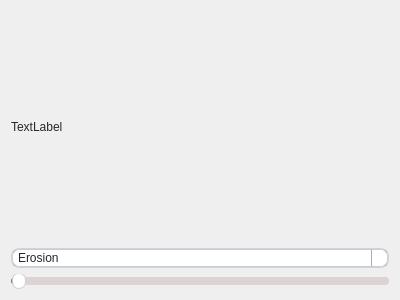
 <widget class="QWidget" name="Form">
  <property name="geometry">
   <rect>
    <x>0</x>
    <y>0</y>
    <width>400</width>
    <height>300</height>
   </rect>
  </property>
  <property name="windowTitle">
   <string>Form</string>
  </property>
  <property name="styleSheet">
   <string notr="true">/*
 * MacOS Style Sheet for QT Applications
 * Author: Jaime A. Quiroga P.
 * Company: GTRONICK
 * Last updated: 25/12/2020, 23:10.
 * Available at: https://github.com/GTRONICK/QSS/blob/master/MacOS.qss
 */
QMainWindow {
    background-color:#ececec;
}
QPushButton, QToolButton, QCommandLinkButton{
    padding: 0 5px 0 5px;
    border-style: solid;
    border-top-color: qlineargradient(spread:pad, x1:0, y1:0, x2:0, y2:1, stop:0 #c1c9cf, stop:1 #d2d8dd);
    border-right-color: qlineargradient(spread:pad, x1:1, y1:0, x2:0, y2:0, stop:0 #c1c9cf, stop:1 #d2d8dd);
    border-bottom-color: qlineargradient(spread:pad, x1:0, y1:1, x2:0, y2:0, stop:0 #c1c9cf, stop:1 #d2d8dd);
    border-left-color: qlineargradient(spread:pad, x1:0, y1:0, x2:1, y2:0, stop:0 #c1c9cf, stop:1 #d2d8dd);
    border-width: 2px;
    border-radius: 8px;
    color: #616161;
    font-weight: bold;
    background-color: qlineargradient(spread:pad, x1:0.5, y1:0, x2:0.5, y2:1, stop:0 #fbfdfd, stop:0.5 #ffffff, stop:1 #fbfdfd);
}
QPushButton::default, QToolButton::default, QCommandLinkButton::default{
    border: 2px solid transparent;
    color: #FFFFFF;
    background-color: qlineargradient(spread:pad, x1:0.5, y1:0, x2:0.5, y2:1, stop:0 #84afe5, stop:1 #1168e4);
}
QPushButton:hover, QToolButton:hover, QCommandLinkButton:hover{
    color: #3d3d3d;
}
QPushButton:pressed, QToolButton:pressed, QCommandLinkButton:pressed{
    color: #aeaeae;
    background-color: qlineargradient(spread:pad, x1:0.5, y1:0, x2:0.5, y2:1, stop:0 #ffffff, stop:0.5 #fbfdfd, stop:1 #ffffff);
}
QPushButton:disabled, QToolButton:disabled, QCommandLinkButton:disabled{
    color: #616161;
    background-color: qlineargradient(spread:pad, x1:0.5, y1:0, x2:0.5, y2:1, stop:0 #dce7eb, stop:0.5 #e0e8eb, stop:1 #dee7ec);
}
QLineEdit, QTextEdit, QPlainTextEdit, QSpinBox, QDoubleSpinBox, QTimeEdit, QDateEdit, QDateTimeEdit {
    border-width: 2px;
    border-radius: 8px;
    border-style: solid;
    border-top-color: qlineargradient(spread:pad, x1:0.5, y1:1, x2:0.5, y2:0, stop:0 #c1c9cf, stop:1 #d2d8dd);
    border-right-color: qlineargradient(spread:pad, x1:0, y1:0, x2:1, y2:0, stop:0 #c1c9cf, stop:1 #d2d8dd);
    border-bottom-color: qlineargradient(spread:pad, x1:0.5, y1:0, x2:0.5, y2:1, stop:0 #c1c9cf, stop:1 #d2d8dd);
    border-left-color: qlineargradient(spread:pad, x1:1, y1:0, x2:0, y2:0, stop:0 #c1c9cf, stop:1 #d2d8dd);
    background-color: #f4f4f4;
    color: #3d3d3d;
}
QLineEdit:focus, QTextEdit:focus, QPlainTextEdit:focus, QSpinBox:focus, QDoubleSpinBox:focus, QTimeEdit:focus, QDateEdit:focus, QDateTimeEdit:focus {
    border-width: 2px;
    border-radius: 8px;
    border-style: solid;
    border-top-color: qlineargradient(spread:pad, x1:0.5, y1:1, x2:0.5, y2:0, stop:0 #85b7e3, stop:1 #9ec1db);
    border-right-color: qlineargradient(spread:pad, x1:0, y1:0, x2:1, y2:0, stop:0 #85b7e3, stop:1 #9ec1db);
    border-bottom-color: qlineargradient(spread:pad, x1:0.5, y1:0, x2:0.5, y2:1, stop:0 #85b7e3, stop:1 #9ec1db);
    border-left-color: qlineargradient(spread:pad, x1:1, y1:0, x2:0, y2:0, stop:0 #85b7e3, stop:1 #9ec1db);
    background-color: #f4f4f4;
    color: #3d3d3d;
}
QLineEdit:disabled, QTextEdit:disabled, QPlainTextEdit:disabled, QSpinBox:disabled, QDoubleSpinBox:disabled, QTimeEdit:disabled, QDateEdit:disabled, QDateTimeEdit:disabled {
    color: #b9b9b9;
}
QSpinBox::up-button, QDoubleSpinBox::up-button, QTimeEdit::up-button, QDateEdit::up-button, QDateTimeEdit::up-button {
    subcontrol-origin: padding;
    subcontrol-position: top right;
    width: 15px;
    color: #272727;
    border-left-width: 1px;
    border-left-color: darkgray;
    border-left-style: solid;
    border-top-right-radius: 3px;
    padding: 3px;
}
QSpinBox::down-button, QDoubleSpinBox::down-button, QTimeEdit::down-button, QDateEdit::down-button, QDateTimeEdit::down-button {
    subcontrol-origin: padding;
    subcontrol-position: bottom right;
    width: 15px;
    color: #272727;
    border-left-width: 1px;
    border-left-color: darkgray;
    border-left-style: solid;
    border-bottom-right-radius: 3px;
    padding: 3px;
}
QSpinBox::up-button:pressed, QDoubleSpinBox::up-button:pressed, QTimeEdit::up-button:pressed, QDateEdit::up-button:pressed, QDateTimeEdit::up-button:pressed {
    color: #aeaeae;
    background-color: qlineargradient(spread:pad, x1:0.5, y1:0, x2:0.5, y2:1, stop:0 #ffffff, stop:0.5 #fbfdfd, stop:1 #ffffff);
}
QSpinBox::down-button:pressed, QDoubleSpinBox::down-button:pressed, QTimeEdit::down-button:pressed, QDateEdit::down-button:pressed, QDateTimeEdit::down-button:pressed {
    color: #aeaeae;
    background-color: qlineargradient(spread:pad, x1:0.5, y1:0, x2:0.5, y2:1, stop:0 #ffffff, stop:0.5 #fbfdfd, stop:1 #ffffff);
}
QSpinBox::up-button:hover, QDoubleSpinBox::up-button:hover, QTimeEdit::up-button:hover, QDateEdit::up-button:hover, QDateTimeEdit::up-button:hover {
    color: #FFFFFF;
    border-top-right-radius: 5px;
    background-color: qlineargradient(spread:pad, x1:0.5, y1:0, x2:0.5, y2:1, stop:0 #84afe5, stop:1 #1168e4);
    
}
QSpinBox::down-button:hover, QDoubleSpinBox::down-button:hover, QTimeEdit::down-button:hover, QDateEdit::down-button:hover, QDateTimeEdit::down-button:hover {
    color: #FFFFFF;
    border-bottom-right-radius: 5px;
    background-color: qlineargradient(spread:pad, x1:0.5, y1:0, x2:0.5, y2:1, stop:0 #84afe5, stop:1 #1168e4);
}
QSpinBox::up-arrow, QDoubleSpinBox::up-arrow, QTimeEdit::up-arrow, QDateEdit::up-arrow, QDateTimeEdit::up-arrow {
    image: url(/usr/share/icons/Adwaita/16x16/actions/go-up-symbolic.symbolic.png);
}
QSpinBox::down-arrow, QDoubleSpinBox::down-arrow, QTimeEdit::down-arrow, QDateEdit::down-arrow, QDateTimeEdit::down-arrow {
    image: url(/usr/share/icons/Adwaita/16x16/actions/go-down-symbolic.symbolic.png);
}
QProgressBar {
    max-height: 8px;
    text-align: center;
    font: italic bold 11px;
    color: #3d3d3d;
    border: 1px solid transparent;
    border-radius:4px;
    background-color: qlineargradient(spread:pad, x1:0, y1:0, x2:0, y2:1, stop:0 #ddd5d5, stop:0.5 #dad3d3, stop:1 #ddd5d5);
}
QProgressBar::chunk {
    background-color: qlineargradient(spread:pad, x1:0, y1:0, x2:0, y2:1, stop:0 #467dd1, stop:0.5 #3b88fc, stop:1 #467dd1);
    border-radius: 4px;
}
QProgressBar:disabled {
    color: #616161;
}
QProgressBar::chunk:disabled {
    background-color: #aeaeae;
}
QSlider::groove {
    border: 1px solid #bbbbbb;
    background-color: #52595d;
    border-radius: 4px;
}
QSlider::groove:horizontal {
    height: 6px;
}
QSlider::groove:vertical {
    width: 6px;
}
QSlider::handle:horizontal {
    background: #ffffff;
    border-style: solid;
    border-width: 1px;
    border-color: rgb(207,207,207);
    width: 12px;
    margin: -5px 0;
    border-radius: 7px;
}
QSlider::handle:vertical {
    background: #ffffff;
    border-style: solid;
    border-width: 1px;
    border-color: rgb(207,207,207);
    height: 12px;
    margin: 0 -5px;
    border-radius: 7px;
}
QSlider::add-page, QSlider::sub-page {
    border: 1px transparent;
    background-color: #52595d;
    border-radius: 4px;
}
QSlider::add-page:horizontal {
    background: qlineargradient(spread:pad, x1:0, y1:0, x2:0, y2:1, stop:0 #ddd5d5, stop:0.5 #dad3d3, stop:1 #ddd5d5);
}
QSlider::sub-page:horizontal {
    background-color: qlineargradient(spread:pad, x1:0, y1:0, x2:1, y2:0, stop:0 #467dd1, stop:0.5 #3b88fc, stop:1 #467dd1);
}
QSlider::add-page:vertical {
    background-color: qlineargradient(spread:pad, x1:0, y1:0, x2:0, y2:1, stop:0 #467dd1, stop:0.5 #3b88fc, stop:1 #467dd1);
}
QSlider::sub-page:vertical {
    background: qlineargradient(spread:pad, x1:0, y1:0, x2:1, y2:0, stop:0 #ddd5d5, stop:0.5 #dad3d3, stop:1 #ddd5d5);
}
QSlider::add-page:horizontal:disabled, QSlider::sub-page:horizontal:disabled, QSlider::add-page:vertical:disabled, QSlider::sub-page:vertical:disabled {
    background: #b9b9b9;
}
QComboBox, QFontComboBox {
    border-width: 2px;
    border-radius: 8px;
    border-style: solid;
    border-top-color: qlineargradient(spread:pad, x1:0.5, y1:1, x2:0.5, y2:0, stop:0 #c1c9cf, stop:1 #d2d8dd);
    border-right-color: qlineargradient(spread:pad, x1:0, y1:0, x2:1, y2:0, stop:0 #c1c9cf, stop:1 #d2d8dd);
    border-bottom-color: qlineargradient(spread:pad, x1:0.5, y1:0, x2:0.5, y2:1, stop:0 #c1c9cf, stop:1 #d2d8dd);
    border-left-color: qlineargradient(spread:pad, x1:1, y1:0, x2:0, y2:0, stop:0 #c1c9cf, stop:1 #d2d8dd);
    background-color: #f4f4f4;
    color: #272727;
    padding-left: 5px;
}
QComboBox:editable, QComboBox:!editable, QComboBox::drop-down:editable, QComboBox:!editable:on, QComboBox::drop-down:editable:on {
    background: #ffffff;
}
QComboBox::drop-down {
    subcontrol-origin: padding;
    subcontrol-position: top right;
    width: 15px;
    color: #272727;
    border-left-width: 1px;
    border-left-color: darkgray;
    border-left-style: solid;
    border-top-right-radius: 3px;
    border-bottom-right-radius: 3px;
}
QComboBox::down-arrow {
    image: url(/usr/share/icons/Adwaita/16x16/actions/go-down-symbolic.symbolic.png); /*Adawaita icon thene*/
}

QComboBox::down-arrow:on {
    top: 1px;
    left: 1px;
}
QComboBox QAbstractItemView {
    border: 1px solid darkgray;
    border-radius: 8px;
    selection-background-color: #dadada;
    selection-color: #272727;
    color: #272727;
    background: white;
}
QLabel, QCheckBox, QRadioButton {
    color: #272727;
}
QCheckBox {
    padding: 2px;
}
QCheckBox:disabled, QRadioButton:disabled {
    color: #808086;
    padding: 2px;
}

QCheckBox:hover {
    border-radius:4px;
    border-style:solid;
    padding-left: 1px;
    padding-right: 1px;
    padding-bottom: 1px;
    padding-top: 1px;
    border-width:1px;
    border-color: transparent;
}
QCheckBox::indicator:checked {
    image: url(/usr/share/icons/Adwaita/16x16/actions/object-select-symbolic.symbolic.png);
    height: 15px;
    width: 15px;
    border-style:solid;
    border-width: 1px;
    border-color: #48a5fd;
    color: #ffffff;
    border-radius: 3px;
    background-color: qlineargradient(spread:pad, x1:0, y1:0, x2:0, y2:1, stop:0 #48a5fd, stop:0.5 #329cfb, stop:1 #48a5fd);
}
QCheckBox::indicator:unchecked {
    
    height: 15px;
    width: 15px;
    border-style:solid;
    border-width: 1px;
    border-color: #48a5fd;
    border-radius: 3px;
    background-color: #fbfdfa;
}
QLCDNumber {
    color: #616161;;
}
QMenuBar {
    background-color: #ececec;
}
QMenuBar::item {
    color: #616161;
    spacing: 3px;
    padding: 1px 4px;
    background-color: #ececec;
}

QMenuBar::item:selected {
    background-color: #dadada;
    color: #3d3d3d;
}
QMenu {
    background-color: #ececec;
}
QMenu::item:selected {
    background-color: #dadada;
    color: #3d3d3d;
}
QMenu::item {
    color: #616161;;
    background-color: #e0e0e0;
}
QTabWidget {
    color:rgb(0,0,0);
    background-color:#000000;
}
QTabWidget::pane {
    border-color: #050a0e;
    background-color: #e0e0e0;
    border-width: 1px;
    border-radius: 4px;
    position: absolute;
    top: -0.5em;
    padding-top: 0.5em;
}

QTabWidget::tab-bar {
    alignment: center;
}

QTabBar::tab {
    border-bottom: 1px solid #c0c0c0;
    padding: 3px;
    color: #272727;
    background-color: #fefefc;
    margin-left:0px;
}
QTabBar::tab:!last {
    border-right: 1px solid;
    border-right-color: #c0c0c0;
    border-bottom-color: #c0c0c0;
}
QTabBar::tab:first {
    border-top-left-radius: 4px;
    border-bottom-left-radius: 4px;
}
QTabBar::tab:last {
    border-top-right-radius: 4px;
    border-bottom-right-radius: 4px;
}
QTabBar::tab:selected, QTabBar::tab:last:selected, QTabBar::tab:hover {
    color: #FFFFFF;
    background-color: qlineargradient(spread:pad, x1:0.5, y1:0, x2:0.5, y2:1, stop:0 #84afe5, stop:1 #1168e4);
}
QRadioButton::indicator {
    height: 14px;
    width: 14px;
    border-style:solid;
    border-radius:7px;
    border-width: 1px;
}
QRadioButton::indicator:checked {
    border-color: #48a5fd;
    background-color: qradialgradient(cx:0.5, cy:0.5, radius:0.4,fx:0.5, fy:0.5, stop:0 #ffffff, stop:0.5 #ffffff, stop:0.6 #48a5fd, stop:1 #48a5fd);
}
QRadioButton::indicator:!checked {
    border-color: #a9b7c6;
    background-color: #fbfdfa;
}
QStatusBar {
    color:#027f7f;
}

QDial {
    background: #16a085;
}

QToolBox {
    color: #a9b7c6;
    background-color: #222b2e;
}
QToolBox::tab {
    color: #a9b7c6;
    background-color:#222b2e;
}
QToolBox::tab:selected {
    color: #FFFFFF;
    background-color:#222b2e;
}
QScrollArea {
    color: #FFFFFF;
    background-color:#222b2e;
}

QScrollBar:horizontal {
	max-height: 10px;
	border: 1px transparent grey;
	margin: 0px 20px 0px 20px;
	background: transparent;
}
QScrollBar:vertical {
	max-width: 10px;
	border: 1px transparent grey;
	margin: 20px 0px 20px 0px;
	background: transparent;
}
QScrollBar::handle:vertical, QScrollBar::handle:horizontal {
	background: #52595d;
	border-style: transparent;
	border-radius: 4px;
	min-height: 25px;
}
QScrollBar::handle:horizontal:hover, QScrollBar::handle:vertical:hover {
	background: qlineargradient(spread:pad, x1:0, y1:0, x2:1, y2:0, stop:0 #467dd1, stop:0.5 #3b88fc, stop:1 #467dd1);
}
QScrollBar::add-line, QScrollBar::sub-line {
    border: 2px transparent grey;
    border-radius: 4px;
    subcontrol-origin: margin;
    background: #b9b9b9;
}
QScrollBar::add-line:horizontal {
    width: 20px;
    subcontrol-position: right;
}
QScrollBar::add-line:vertical {
    height: 20px;
    subcontrol-position: bottom;
}
QScrollBar::sub-line:horizontal {
    width: 20px;
    subcontrol-position: left;
}
QScrollBar::sub-line:vertical {
    height: 20px;
    subcontrol-position: top;
}
QScrollBar::add-line:vertical:pressed, QScrollBar::add-line:horizontal:pressed, QScrollBar::sub-line:horizontal:pressed, QScrollBar::sub-line:vertical:pressed {
    background: qlineargradient(spread:pad, x1:0, y1:0, x2:1, y2:0, stop:0 #467dd1, stop:0.5 #3b88fc, stop:1 #467dd1);
}
QScrollBar::add-page:horizontal, QScrollBar::sub-page:horizontal, QScrollBar::add-page:vertical, QScrollBar::sub-page:vertical {
    background: none;
}
QScrollBar::up-arrow:vertical {
    image: url(/usr/share/icons/Adwaita/16x16/actions/go-up-symbolic.symbolic.png);
}
QScrollBar::down-arrow:vertical {
    image: url(/usr/share/icons/Adwaita/16x16/actions/go-down-symbolic.symbolic.png);
}
QScrollBar::left-arrow:horizontal {
    image: url(/usr/share/icons/Adwaita/16x16/actions/go-previous-symbolic.symbolic.png);
}
QScrollBar::right-arrow:horizontal {
    image: url(/usr/share/icons/Adwaita/16x16/actions/go-next-symbolic.symbolic.png);
}</string>
  </property>
  <layout class="QVBoxLayout" name="verticalLayout">
   <item>
    <widget class="QLabel" name="label_image">
     <property name="styleSheet">
      <string notr="true">/*
 * MacOS Style Sheet for QT Applications
 * Author: Jaime A. Quiroga P.
 * Company: GTRONICK
 * Last updated: 25/12/2020, 23:10.
 * Available at: https://github.com/GTRONICK/QSS/blob/master/MacOS.qss
 */
QMainWindow {
    background-color:#ececec;
}
QPushButton, QToolButton, QCommandLinkButton{
    padding: 0 5px 0 5px;
    border-style: solid;
    border-top-color: qlineargradient(spread:pad, x1:0, y1:0, x2:0, y2:1, stop:0 #c1c9cf, stop:1 #d2d8dd);
    border-right-color: qlineargradient(spread:pad, x1:1, y1:0, x2:0, y2:0, stop:0 #c1c9cf, stop:1 #d2d8dd);
    border-bottom-color: qlineargradient(spread:pad, x1:0, y1:1, x2:0, y2:0, stop:0 #c1c9cf, stop:1 #d2d8dd);
    border-left-color: qlineargradient(spread:pad, x1:0, y1:0, x2:1, y2:0, stop:0 #c1c9cf, stop:1 #d2d8dd);
    border-width: 2px;
    border-radius: 8px;
    color: #616161;
    font-weight: bold;
    background-color: qlineargradient(spread:pad, x1:0.5, y1:0, x2:0.5, y2:1, stop:0 #fbfdfd, stop:0.5 #ffffff, stop:1 #fbfdfd);
}
QPushButton::default, QToolButton::default, QCommandLinkButton::default{
    border: 2px solid transparent;
    color: #FFFFFF;
    background-color: qlineargradient(spread:pad, x1:0.5, y1:0, x2:0.5, y2:1, stop:0 #84afe5, stop:1 #1168e4);
}
QPushButton:hover, QToolButton:hover, QCommandLinkButton:hover{
    color: #3d3d3d;
}
QPushButton:pressed, QToolButton:pressed, QCommandLinkButton:pressed{
    color: #aeaeae;
    background-color: qlineargradient(spread:pad, x1:0.5, y1:0, x2:0.5, y2:1, stop:0 #ffffff, stop:0.5 #fbfdfd, stop:1 #ffffff);
}
QPushButton:disabled, QToolButton:disabled, QCommandLinkButton:disabled{
    color: #616161;
    background-color: qlineargradient(spread:pad, x1:0.5, y1:0, x2:0.5, y2:1, stop:0 #dce7eb, stop:0.5 #e0e8eb, stop:1 #dee7ec);
}
QLineEdit, QTextEdit, QPlainTextEdit, QSpinBox, QDoubleSpinBox, QTimeEdit, QDateEdit, QDateTimeEdit {
    border-width: 2px;
    border-radius: 8px;
    border-style: solid;
    border-top-color: qlineargradient(spread:pad, x1:0.5, y1:1, x2:0.5, y2:0, stop:0 #c1c9cf, stop:1 #d2d8dd);
    border-right-color: qlineargradient(spread:pad, x1:0, y1:0, x2:1, y2:0, stop:0 #c1c9cf, stop:1 #d2d8dd);
    border-bottom-color: qlineargradient(spread:pad, x1:0.5, y1:0, x2:0.5, y2:1, stop:0 #c1c9cf, stop:1 #d2d8dd);
    border-left-color: qlineargradient(spread:pad, x1:1, y1:0, x2:0, y2:0, stop:0 #c1c9cf, stop:1 #d2d8dd);
    background-color: #f4f4f4;
    color: #3d3d3d;
}
QLineEdit:focus, QTextEdit:focus, QPlainTextEdit:focus, QSpinBox:focus, QDoubleSpinBox:focus, QTimeEdit:focus, QDateEdit:focus, QDateTimeEdit:focus {
    border-width: 2px;
    border-radius: 8px;
    border-style: solid;
    border-top-color: qlineargradient(spread:pad, x1:0.5, y1:1, x2:0.5, y2:0, stop:0 #85b7e3, stop:1 #9ec1db);
    border-right-color: qlineargradient(spread:pad, x1:0, y1:0, x2:1, y2:0, stop:0 #85b7e3, stop:1 #9ec1db);
    border-bottom-color: qlineargradient(spread:pad, x1:0.5, y1:0, x2:0.5, y2:1, stop:0 #85b7e3, stop:1 #9ec1db);
    border-left-color: qlineargradient(spread:pad, x1:1, y1:0, x2:0, y2:0, stop:0 #85b7e3, stop:1 #9ec1db);
    background-color: #f4f4f4;
    color: #3d3d3d;
}
QLineEdit:disabled, QTextEdit:disabled, QPlainTextEdit:disabled, QSpinBox:disabled, QDoubleSpinBox:disabled, QTimeEdit:disabled, QDateEdit:disabled, QDateTimeEdit:disabled {
    color: #b9b9b9;
}
QSpinBox::up-button, QDoubleSpinBox::up-button, QTimeEdit::up-button, QDateEdit::up-button, QDateTimeEdit::up-button {
    subcontrol-origin: padding;
    subcontrol-position: top right;
    width: 15px;
    color: #272727;
    border-left-width: 1px;
    border-left-color: darkgray;
    border-left-style: solid;
    border-top-right-radius: 3px;
    padding: 3px;
}
QSpinBox::down-button, QDoubleSpinBox::down-button, QTimeEdit::down-button, QDateEdit::down-button, QDateTimeEdit::down-button {
    subcontrol-origin: padding;
    subcontrol-position: bottom right;
    width: 15px;
    color: #272727;
    border-left-width: 1px;
    border-left-color: darkgray;
    border-left-style: solid;
    border-bottom-right-radius: 3px;
    padding: 3px;
}
QSpinBox::up-button:pressed, QDoubleSpinBox::up-button:pressed, QTimeEdit::up-button:pressed, QDateEdit::up-button:pressed, QDateTimeEdit::up-button:pressed {
    color: #aeaeae;
    background-color: qlineargradient(spread:pad, x1:0.5, y1:0, x2:0.5, y2:1, stop:0 #ffffff, stop:0.5 #fbfdfd, stop:1 #ffffff);
}
QSpinBox::down-button:pressed, QDoubleSpinBox::down-button:pressed, QTimeEdit::down-button:pressed, QDateEdit::down-button:pressed, QDateTimeEdit::down-button:pressed {
    color: #aeaeae;
    background-color: qlineargradient(spread:pad, x1:0.5, y1:0, x2:0.5, y2:1, stop:0 #ffffff, stop:0.5 #fbfdfd, stop:1 #ffffff);
}
QSpinBox::up-button:hover, QDoubleSpinBox::up-button:hover, QTimeEdit::up-button:hover, QDateEdit::up-button:hover, QDateTimeEdit::up-button:hover {
    color: #FFFFFF;
    border-top-right-radius: 5px;
    background-color: qlineargradient(spread:pad, x1:0.5, y1:0, x2:0.5, y2:1, stop:0 #84afe5, stop:1 #1168e4);
    
}
QSpinBox::down-button:hover, QDoubleSpinBox::down-button:hover, QTimeEdit::down-button:hover, QDateEdit::down-button:hover, QDateTimeEdit::down-button:hover {
    color: #FFFFFF;
    border-bottom-right-radius: 5px;
    background-color: qlineargradient(spread:pad, x1:0.5, y1:0, x2:0.5, y2:1, stop:0 #84afe5, stop:1 #1168e4);
}
QSpinBox::up-arrow, QDoubleSpinBox::up-arrow, QTimeEdit::up-arrow, QDateEdit::up-arrow, QDateTimeEdit::up-arrow {
    image: url(/usr/share/icons/Adwaita/16x16/actions/go-up-symbolic.symbolic.png);
}
QSpinBox::down-arrow, QDoubleSpinBox::down-arrow, QTimeEdit::down-arrow, QDateEdit::down-arrow, QDateTimeEdit::down-arrow {
    image: url(/usr/share/icons/Adwaita/16x16/actions/go-down-symbolic.symbolic.png);
}
QProgressBar {
    max-height: 8px;
    text-align: center;
    font: italic bold 11px;
    color: #3d3d3d;
    border: 1px solid transparent;
    border-radius:4px;
    background-color: qlineargradient(spread:pad, x1:0, y1:0, x2:0, y2:1, stop:0 #ddd5d5, stop:0.5 #dad3d3, stop:1 #ddd5d5);
}
QProgressBar::chunk {
    background-color: qlineargradient(spread:pad, x1:0, y1:0, x2:0, y2:1, stop:0 #467dd1, stop:0.5 #3b88fc, stop:1 #467dd1);
    border-radius: 4px;
}
QProgressBar:disabled {
    color: #616161;
}
QProgressBar::chunk:disabled {
    background-color: #aeaeae;
}
QSlider::groove {
    border: 1px solid #bbbbbb;
    background-color: #52595d;
    border-radius: 4px;
}
QSlider::groove:horizontal {
    height: 6px;
}
QSlider::groove:vertical {
    width: 6px;
}
QSlider::handle:horizontal {
    background: #ffffff;
    border-style: solid;
    border-width: 1px;
    border-color: rgb(207,207,207);
    width: 12px;
    margin: -5px 0;
    border-radius: 7px;
}
QSlider::handle:vertical {
    background: #ffffff;
    border-style: solid;
    border-width: 1px;
    border-color: rgb(207,207,207);
    height: 12px;
    margin: 0 -5px;
    border-radius: 7px;
}
QSlider::add-page, QSlider::sub-page {
    border: 1px transparent;
    background-color: #52595d;
    border-radius: 4px;
}
QSlider::add-page:horizontal {
    background: qlineargradient(spread:pad, x1:0, y1:0, x2:0, y2:1, stop:0 #ddd5d5, stop:0.5 #dad3d3, stop:1 #ddd5d5);
}
QSlider::sub-page:horizontal {
    background-color: qlineargradient(spread:pad, x1:0, y1:0, x2:1, y2:0, stop:0 #467dd1, stop:0.5 #3b88fc, stop:1 #467dd1);
}
QSlider::add-page:vertical {
    background-color: qlineargradient(spread:pad, x1:0, y1:0, x2:0, y2:1, stop:0 #467dd1, stop:0.5 #3b88fc, stop:1 #467dd1);
}
QSlider::sub-page:vertical {
    background: qlineargradient(spread:pad, x1:0, y1:0, x2:1, y2:0, stop:0 #ddd5d5, stop:0.5 #dad3d3, stop:1 #ddd5d5);
}
QSlider::add-page:horizontal:disabled, QSlider::sub-page:horizontal:disabled, QSlider::add-page:vertical:disabled, QSlider::sub-page:vertical:disabled {
    background: #b9b9b9;
}
QComboBox, QFontComboBox {
    border-width: 2px;
    border-radius: 8px;
    border-style: solid;
    border-top-color: qlineargradient(spread:pad, x1:0.5, y1:1, x2:0.5, y2:0, stop:0 #c1c9cf, stop:1 #d2d8dd);
    border-right-color: qlineargradient(spread:pad, x1:0, y1:0, x2:1, y2:0, stop:0 #c1c9cf, stop:1 #d2d8dd);
    border-bottom-color: qlineargradient(spread:pad, x1:0.5, y1:0, x2:0.5, y2:1, stop:0 #c1c9cf, stop:1 #d2d8dd);
    border-left-color: qlineargradient(spread:pad, x1:1, y1:0, x2:0, y2:0, stop:0 #c1c9cf, stop:1 #d2d8dd);
    background-color: #f4f4f4;
    color: #272727;
    padding-left: 5px;
}
QComboBox:editable, QComboBox:!editable, QComboBox::drop-down:editable, QComboBox:!editable:on, QComboBox::drop-down:editable:on {
    background: #ffffff;
}
QComboBox::drop-down {
    subcontrol-origin: padding;
    subcontrol-position: top right;
    width: 15px;
    color: #272727;
    border-left-width: 1px;
    border-left-color: darkgray;
    border-left-style: solid;
    border-top-right-radius: 3px;
    border-bottom-right-radius: 3px;
}
QComboBox::down-arrow {
    image: url(/usr/share/icons/Adwaita/16x16/actions/go-down-symbolic.symbolic.png); /*Adawaita icon thene*/
}

QComboBox::down-arrow:on {
    top: 1px;
    left: 1px;
}
QComboBox QAbstractItemView {
    border: 1px solid darkgray;
    border-radius: 8px;
    selection-background-color: #dadada;
    selection-color: #272727;
    color: #272727;
    background: white;
}
QLabel, QCheckBox, QRadioButton {
    color: #272727;
}
QCheckBox {
    padding: 2px;
}
QCheckBox:disabled, QRadioButton:disabled {
    color: #808086;
    padding: 2px;
}

QCheckBox:hover {
    border-radius:4px;
    border-style:solid;
    padding-left: 1px;
    padding-right: 1px;
    padding-bottom: 1px;
    padding-top: 1px;
    border-width:1px;
    border-color: transparent;
}
QCheckBox::indicator:checked {
    image: url(/usr/share/icons/Adwaita/16x16/actions/object-select-symbolic.symbolic.png);
    height: 15px;
    width: 15px;
    border-style:solid;
    border-width: 1px;
    border-color: #48a5fd;
    color: #ffffff;
    border-radius: 3px;
    background-color: qlineargradient(spread:pad, x1:0, y1:0, x2:0, y2:1, stop:0 #48a5fd, stop:0.5 #329cfb, stop:1 #48a5fd);
}
QCheckBox::indicator:unchecked {
    
    height: 15px;
    width: 15px;
    border-style:solid;
    border-width: 1px;
    border-color: #48a5fd;
    border-radius: 3px;
    background-color: #fbfdfa;
}
QLCDNumber {
    color: #616161;;
}
QMenuBar {
    background-color: #ececec;
}
QMenuBar::item {
    color: #616161;
    spacing: 3px;
    padding: 1px 4px;
    background-color: #ececec;
}

QMenuBar::item:selected {
    background-color: #dadada;
    color: #3d3d3d;
}
QMenu {
    background-color: #ececec;
}
QMenu::item:selected {
    background-color: #dadada;
    color: #3d3d3d;
}
QMenu::item {
    color: #616161;;
    background-color: #e0e0e0;
}
QTabWidget {
    color:rgb(0,0,0);
    background-color:#000000;
}
QTabWidget::pane {
    border-color: #050a0e;
    background-color: #e0e0e0;
    border-width: 1px;
    border-radius: 4px;
    position: absolute;
    top: -0.5em;
    padding-top: 0.5em;
}

QTabWidget::tab-bar {
    alignment: center;
}

QTabBar::tab {
    border-bottom: 1px solid #c0c0c0;
    padding: 3px;
    color: #272727;
    background-color: #fefefc;
    margin-left:0px;
}
QTabBar::tab:!last {
    border-right: 1px solid;
    border-right-color: #c0c0c0;
    border-bottom-color: #c0c0c0;
}
QTabBar::tab:first {
    border-top-left-radius: 4px;
    border-bottom-left-radius: 4px;
}
QTabBar::tab:last {
    border-top-right-radius: 4px;
    border-bottom-right-radius: 4px;
}
QTabBar::tab:selected, QTabBar::tab:last:selected, QTabBar::tab:hover {
    color: #FFFFFF;
    background-color: qlineargradient(spread:pad, x1:0.5, y1:0, x2:0.5, y2:1, stop:0 #84afe5, stop:1 #1168e4);
}
QRadioButton::indicator {
    height: 14px;
    width: 14px;
    border-style:solid;
    border-radius:7px;
    border-width: 1px;
}
QRadioButton::indicator:checked {
    border-color: #48a5fd;
    background-color: qradialgradient(cx:0.5, cy:0.5, radius:0.4,fx:0.5, fy:0.5, stop:0 #ffffff, stop:0.5 #ffffff, stop:0.6 #48a5fd, stop:1 #48a5fd);
}
QRadioButton::indicator:!checked {
    border-color: #a9b7c6;
    background-color: #fbfdfa;
}
QStatusBar {
    color:#027f7f;
}

QDial {
    background: #16a085;
}

QToolBox {
    color: #a9b7c6;
    background-color: #222b2e;
}
QToolBox::tab {
    color: #a9b7c6;
    background-color:#222b2e;
}
QToolBox::tab:selected {
    color: #FFFFFF;
    background-color:#222b2e;
}
QScrollArea {
    color: #FFFFFF;
    background-color:#222b2e;
}

QScrollBar:horizontal {
	max-height: 10px;
	border: 1px transparent grey;
	margin: 0px 20px 0px 20px;
	background: transparent;
}
QScrollBar:vertical {
	max-width: 10px;
	border: 1px transparent grey;
	margin: 20px 0px 20px 0px;
	background: transparent;
}
QScrollBar::handle:vertical, QScrollBar::handle:horizontal {
	background: #52595d;
	border-style: transparent;
	border-radius: 4px;
	min-height: 25px;
}
QScrollBar::handle:horizontal:hover, QScrollBar::handle:vertical:hover {
	background: qlineargradient(spread:pad, x1:0, y1:0, x2:1, y2:0, stop:0 #467dd1, stop:0.5 #3b88fc, stop:1 #467dd1);
}
QScrollBar::add-line, QScrollBar::sub-line {
    border: 2px transparent grey;
    border-radius: 4px;
    subcontrol-origin: margin;
    background: #b9b9b9;
}
QScrollBar::add-line:horizontal {
    width: 20px;
    subcontrol-position: right;
}
QScrollBar::add-line:vertical {
    height: 20px;
    subcontrol-position: bottom;
}
QScrollBar::sub-line:horizontal {
    width: 20px;
    subcontrol-position: left;
}
QScrollBar::sub-line:vertical {
    height: 20px;
    subcontrol-position: top;
}
QScrollBar::add-line:vertical:pressed, QScrollBar::add-line:horizontal:pressed, QScrollBar::sub-line:horizontal:pressed, QScrollBar::sub-line:vertical:pressed {
    background: qlineargradient(spread:pad, x1:0, y1:0, x2:1, y2:0, stop:0 #467dd1, stop:0.5 #3b88fc, stop:1 #467dd1);
}
QScrollBar::add-page:horizontal, QScrollBar::sub-page:horizontal, QScrollBar::add-page:vertical, QScrollBar::sub-page:vertical {
    background: none;
}
QScrollBar::up-arrow:vertical {
    image: url(/usr/share/icons/Adwaita/16x16/actions/go-up-symbolic.symbolic.png);
}
QScrollBar::down-arrow:vertical {
    image: url(/usr/share/icons/Adwaita/16x16/actions/go-down-symbolic.symbolic.png);
}
QScrollBar::left-arrow:horizontal {
    image: url(/usr/share/icons/Adwaita/16x16/actions/go-previous-symbolic.symbolic.png);
}
QScrollBar::right-arrow:horizontal {
    image: url(/usr/share/icons/Adwaita/16x16/actions/go-next-symbolic.symbolic.png);
}</string>
     </property>
     <property name="text">
      <string>TextLabel</string>
     </property>
    </widget>
   </item>
   <item>
    <widget class="QComboBox" name="combo_morph">
     <item>
      <property name="text">
       <string>Erosion</string>
      </property>
     </item>
     <item>
      <property name="text">
       <string>Dilation</string>
      </property>
     </item>
     <item>
      <property name="text">
       <string>Opening</string>
      </property>
     </item>
     <item>
      <property name="text">
       <string>Closing</string>
      </property>
     </item>
     <item>
      <property name="text">
       <string>Morphological Gradient</string>
      </property>
     </item>
    </widget>
   </item>
   <item>
    <widget class="QSlider" name="slider_kernel">
     <property name="minimum">
      <number>1</number>
     </property>
     <property name="maximum">
      <number>21</number>
     </property>
     <property name="orientation">
      <enum>Qt::Horizontal</enum>
     </property>
    </widget>
   </item>
  </layout>
 </widget>
